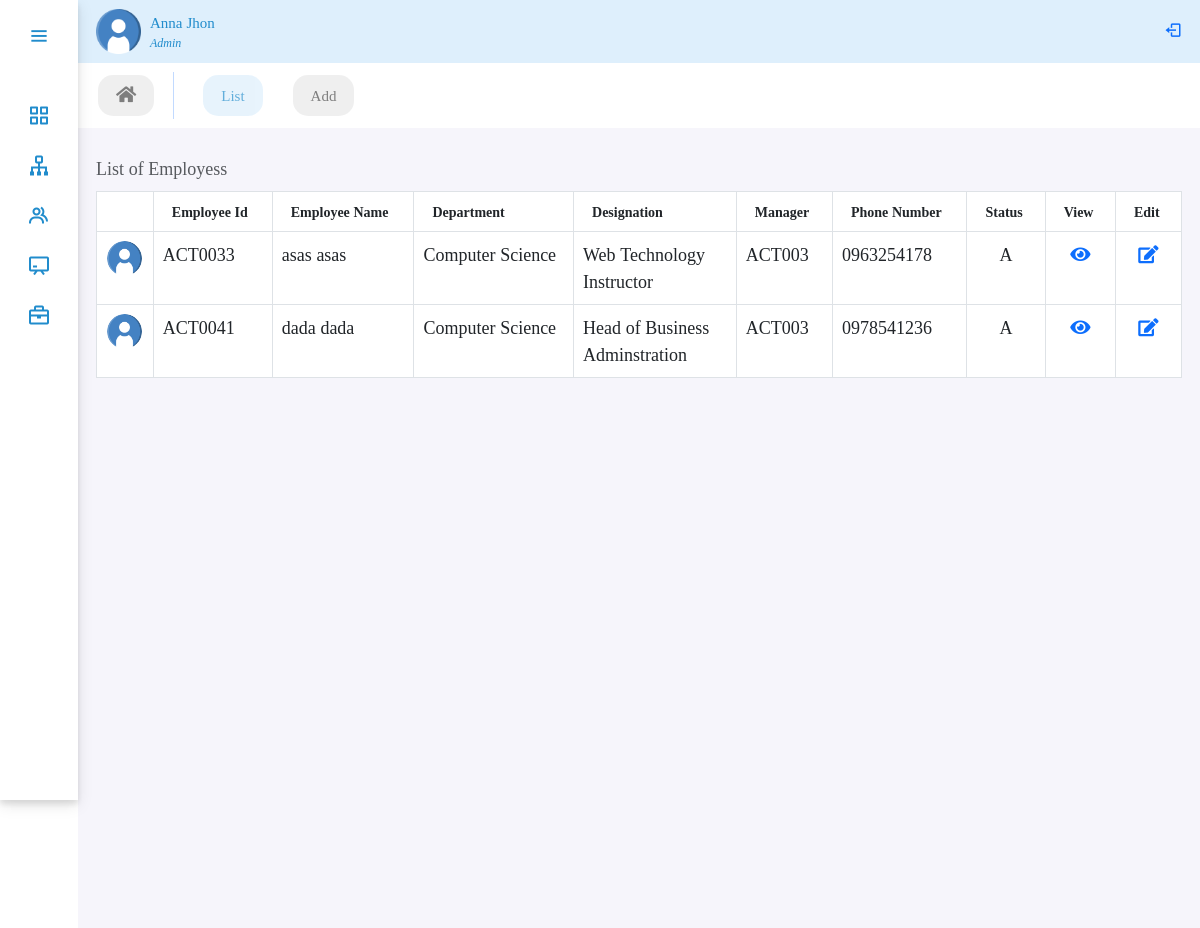
Page /panel/onboarding (signed in) on the committed database.
### performance/models.py (models this page shows, shortened)
class Employee(models.Model):
    user = models.OneToOneField(
        CustomUser, on_delete=models.CASCADE, null=True, related_name='user')
    GENDER_CHOICES = (
        ('M', 'Male'),
        ('F', 'Female'),
    )
    MARITAL_STATUS_CHOICES = (
        ('S', 'Single'),
        ('M', 'Married'),
        ('D', 'Divorced'),
        ('W', 'Widowed'),
    )
    EMPLOYMENT_TYPE_CHOICES = (
        ('fulltime_permanent', 'Fulltime Permanent'),
        ('fulltime_probation', 'Fulltime Probation'),
        ('part_time_contract', 'Part Time Contract'),
    )
    STATUS_CHOICES = (
        ('A', 'Active'),
        ('IN', 'Inactive'),
    )
    avatar = models.ImageField(upload_to='avatar/', null=True, blank=True)
    gender = models.CharField(max_length=1, choices=GENDER_CHOICES, null=True)
    dob = models.DateField(blank=True, null=True)
    nationality = models.CharField(max_length=100, null=True, blank=True)
    marital_status = models.CharField(
        max_length=50, choices=MARITAL_STATUS_CHOICES, null=True, blank=True)
    phone_number = models.CharField(max_length=20, null=True, blank=True)
    email = models.EmailField(max_length=254)
    address = models.CharField(max_length=100, null=True, blank=True)
    joined_date = models.DateField(null=True)
    department = models.ForeignKey(
        Department, on_delete=models.SET_NULL, null=True, blank=True)
    designation = models.ForeignKey(
        Designation, on_delete=models.SET_NULL, null=True)
    employment_type = models.CharField(
        max_length=20, choices=EMPLOYMENT_TYPE_CHOICES, null=True)
    salary = models.DecimalField(
        max_digits=10, decimal_places=2, null=True, blank=True)
    promotion_designation = models.ForeignKey(
        Designation, on_delete=models.SET_NULL, related_name='promotion', null=True, blank=True)
    manager = models.ForeignKey(
        CustomUser, on_delete=models.SET_NULL, null=True, blank=True)
    created_at = models.DateTimeField(auto_now_add=True, null=True, blank=True)
    updated_at = models.DateTimeField(auto_now=True, null=True, blank=True)
    status = models.CharField(max_length=50, null=True, choices=STATUS_CHOICES)
    note = models.TextField(blank=True, null=True)

class CustomUser(AbstractBaseUser, PermissionsMixin):
    user_id = models.CharField(max_length=10, unique=True)
    first_name = models.CharField(max_length=30)
    last_name = models.CharField(max_length=30)
    is_active = models.BooleanField(default=True)
    is_manager = models.BooleanField(default=False)
    is_employee = models.BooleanField(default=False)
    is_admin = models.BooleanField(default=False)
    is_staff = models.BooleanField(default=False)
    is_superuser = models.BooleanField(default=False)
    objects = UserManager()
    USERNAME_FIELD = 'user_id'
    REQUIRED_FIELDS = ['first_name', 'last_name']
    def __str__(self):
        return self.user_id

class Department(models.Model):
    department_name = models.CharField(max_length=100, null=True)
    department_head = models.ForeignKey(
        CustomUser, on_delete=models.SET_NULL, related_name='head_of_department', blank=True, null=True)
    status = models.BooleanField(default=True, null=True)
    created_at = models.DateTimeField(auto_now_add=True, null=True)
    updated_at = models.DateTimeField(auto_now=True, null=True)
    def __str__(self):
        return self.department_name

class Designation(models.Model):
    department = models.ForeignKey(
        Department, on_delete=models.SET_NULL, related_name='designations', null=True, blank=True)
    job_title = models.CharField(max_length=100, null=True)
    created_at = models.DateTimeField(auto_now_add=True, null=True)
    updated_at = models.DateTimeField(auto_now=True, null=True)
    def __str__(self):
        return self.job_title

### performance/views.py (the view)
# urls.py: path('panel/onboarding', views.onboard, name='onboarding'),
@login_required(login_url="/employees/login")
def onboard(request):
    onboard_employees = get_onboard_employee()
    context = {"onboard_employees": onboard_employees}
    return render(request, 'performance/onboarding.html', context)

### performance/views.py (called while the page is built)
def get_onboard_employee():
    current_date = timezone.localtime(timezone.now())
    ten_days_ago = current_date - timezone.timedelta(days=10)
    users_created_before_10_days = Employee.objects.filter(
        joined_date__gte=ten_days_ago)
    return users_created_before_10_days

### performance/templates/performance/onboarding.html (shortened to what this page needs)
{% extends 'performance/adminPanel.html' %}
{% load static %}
{% block body %}
<ul class="nav panelNav fw-medium">
    <li class="nav-item">
        <a class="nav-link" href="{% url 'dashboard' %}"><i class="fa fa-home"></i></a>
    </li>
    <li class="nav-item">
        <a class="nav-link active" href="#"> List</a>
    </li>
    <li class="nav-item">
        <a class="nav-link" href="#">Add</a>
    </li>
</ul>
<div class="table-responsive table-hover home-section p-lg-3">
    <table class="table table-bordered caption-top">
        <caption>List of Employess</caption>
        <thead>
            <tr>
                <th></th>
                <th class="px-3" style="font-size: 14px;">Employee Id</th>
                <th class="px-3" style="font-size: 14px;">Employee Name</th>
                <th class="px-3" style="font-size: 14px;">Department</th>
                <th class="px-3" style="font-size: 14px;">Designation</th>
                <th class="px-3" style="font-size: 14px;">Manager</th>
                <th class="px-3" style="font-size: 14px;">Phone Number</th>
                <th class="px-3" style="font-size: 14px;">Status</th>
                <th class="px-3" style="font-size: 14px;">View</th>
                <th class="px-3" style="font-size: 14px;">Edit</th>
            </tr>
        </thead>
        <tbody class="table-caption-top">
            {% for employee in onboard_employees %}
            <tr>
                <td class="text-center"><img src="/media/avatar/user.png" style="width:35px; height:35px; border-radius: 100%;"></td>
                <td>{{ employee.user.user_id }}</td>
                <td>{{ employee.user.first_name }} {{employee.user.last_name}}</td>
                <td>{{ employee.department }}</td>
                <td style="width:15%; text-align:left;">{{ employee.designation }}</td>
                <td>{{ employee.manager }}</td>
                <td>{{ employee.phone_number }}</td>
                <td class="text-center">{{ employee.status }}</td>
                <td class="text-center"><a href="{% url 'employee_detail' employee.id %}"><i class="fas fa-eye" ></i></a></td>
                <td class="text-center"><a href="{% url 'employee_update' employee.id %}" ><i class="fas fa-edit"></i></a></td>
            </tr>
            {% endfor %}
        </tbody>
    </table>
</div>
{% endblock body %}

### performance/static/performance/css/style.css (style rules this page uses)
:root { --color-default: #218ccc; --color-second:#DEEFFC; --color-white:#fff; --color-body:#e4e9f7; --color-light:#e0e0e0; }
* { margin: 0; padding: 0; font-size: 18px; font-family: 'Noto Serif Georgian', serif; text-align: justify; box-sizing: border-box; }
.panelNav { position: relative; top: 0; left: 78px; width: calc(100% - 78px); transition: all .5s ease; z-index: 2; }
.home-section { background: rgb(246,245,251); position: relative; min-height: 100vh; top: 0; left:78px; width: calc(100% - 78px); transition: all .5s ease; z-index: 2; }
.panelNav { background-color: var(--color-white); }
.panelNav .nav-link { color: #000; background-color: var(--color-light); border-radius: 15px; font-size: 15px; margin: 12px 10px 12px 20px; opacity: 0.5; }
.panelNav .nav-link.active { opacity: 0.7; background-color: var(--color-second); color: var(--color-default); }

### rows in the picture
Employee: user.user_id "ACT0033", user.first_name "asas", user.last_name "asas", department "Computer Science", designation "Web Technology Instructor", manager "ACT003", phone_number "0963254178", status "A"
Employee: user.user_id "ACT0041", user.first_name "dada", user.last_name "dada", department "Computer Science", designation "Head of Business Adminstration", manager "ACT003", phone_number "0978541236", status "A"
